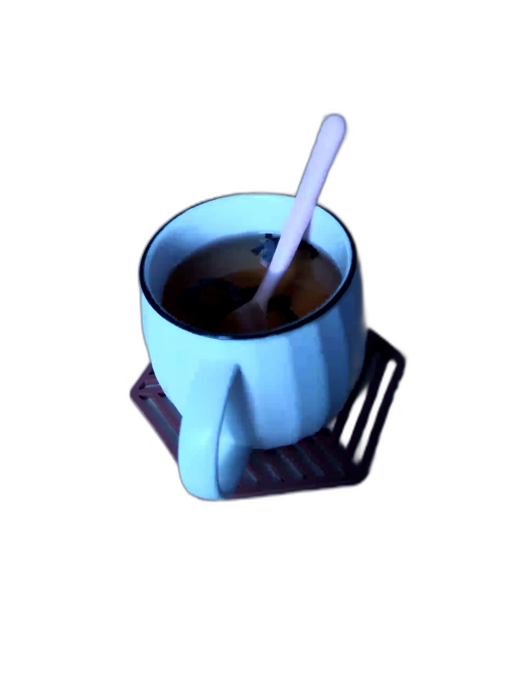
#> input picture MakeProduct/make_product/ImageProcess/scratch.png, 527 x 700 px
$ python pillow2opencv.py
#> lines starting #> are read from the running program, lines starting #| are printed output that depends on the picture
from PIL import Image
import cv2
import numpy as np

image = Image.open("scratch.png")
#> image is the input picture: PIL image 527x700 RGBA; mean R, G, B, A 13.5, 19.4, 25.2, 45


def pillow2cv(image):
    """Input pillow mode image, return opencv mode image"""
    # img = cv2.imread("scratch.png", cv2.IMREAD_UNCHANGED)

    img_opencv = cv2.cvtColor(np.array(image), cv2.COLOR_RGBA2BGRA)
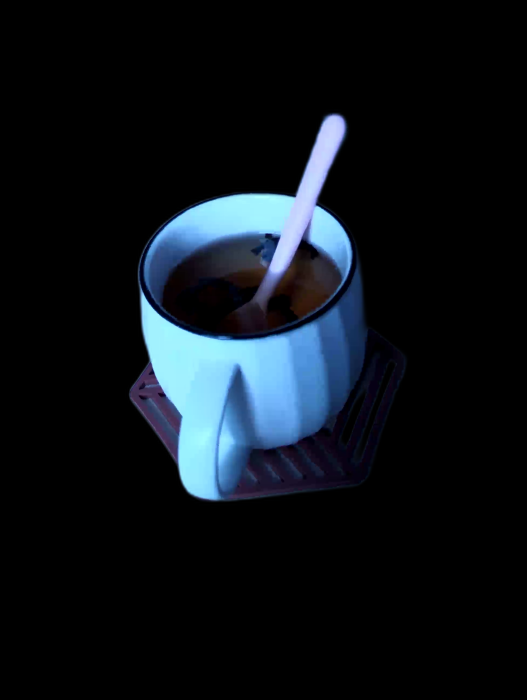
#> img_opencv: shape (700, 527, 4); mean B, G, R, A 25.2, 19.4, 13.5, 45

    # return img_opencv
    cv2.imwrite("img_opencv.png", img_opencv)
    # img_pil.save("openct2PIL.png")


pillow2cv(image)
